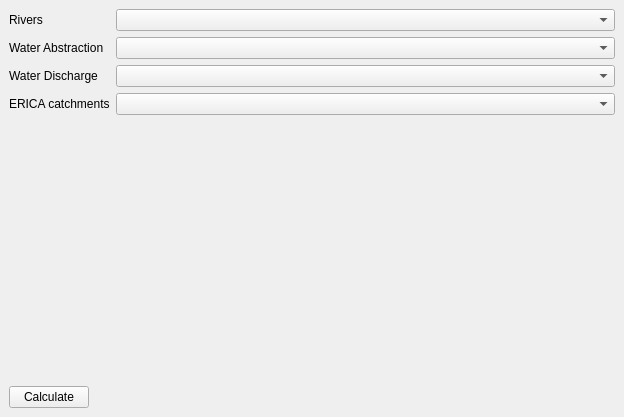
<?xml version="1.0" encoding="UTF-8"?>
<ui version="4.0">
 <class>DSSDockWidgetBase</class>
 <widget class="QDockWidget" name="DSSDockWidgetBase">
  <property name="geometry">
   <rect>
    <x>0</x>
    <y>0</y>
    <width>624</width>
    <height>417</height>
   </rect>
  </property>
  <property name="windowTitle">
   <string>Degree of Load on Water Resources</string>
  </property>
  <widget class="QWidget" name="dockWidgetContents">
   <layout class="QVBoxLayout" name="verticalLayout">
    <item>
     <layout class="QFormLayout" name="formLayout">
      <item row="0" column="0">
       <widget class="QLabel" name="label">
        <property name="text">
         <string>Rivers</string>
        </property>
       </widget>
      </item>
      <item row="0" column="1">
       <widget class="QgsMapLayerComboBox" name="cmbRivers"/>
      </item>
      <item row="1" column="0">
       <widget class="QLabel" name="lblWaterAbstraction">
        <property name="text">
         <string>Water Abstraction</string>
        </property>
       </widget>
      </item>
      <item row="1" column="1">
       <widget class="QgsMapLayerComboBox" name="cmbWaterAbstraction"/>
      </item>
      <item row="2" column="0">
       <widget class="QLabel" name="lblWaterDischarge">
        <property name="text">
         <string>Water Discharge</string>
        </property>
       </widget>
      </item>
      <item row="2" column="1">
       <widget class="QgsMapLayerComboBox" name="cmbWaterDischarge"/>
      </item>
      <item row="3" column="0">
       <widget class="QLabel" name="lblCatchments">
        <property name="text">
         <string>ERICA catchments</string>
        </property>
       </widget>
      </item>
      <item row="3" column="1">
       <widget class="QgsMapLayerComboBox" name="cmbCatchments"/>
      </item>
     </layout>
    </item>
    <item>
     <spacer name="verticalSpacer">
      <property name="orientation">
       <enum>Qt::Vertical</enum>
      </property>
      <property name="sizeHint" stdset="0">
       <size>
        <width>17</width>
        <height>180</height>
       </size>
      </property>
     </spacer>
    </item>
    <item>
     <layout class="QHBoxLayout" name="horizontalLayout">
      <item>
       <widget class="QPushButton" name="btnCalculate">
        <property name="text">
         <string>Calculate</string>
        </property>
       </widget>
      </item>
      <item>
       <spacer name="horizontalSpacer">
        <property name="orientation">
         <enum>Qt::Horizontal</enum>
        </property>
        <property name="sizeHint" stdset="0">
         <size>
          <width>40</width>
          <height>20</height>
         </size>
        </property>
       </spacer>
      </item>
     </layout>
    </item>
   </layout>
  </widget>
 </widget>
 <customwidgets>
  <customwidget>
   <class>QgsMapLayerComboBox</class>
   <extends>QComboBox</extends>
   <header>qgsmaplayercombobox.h</header>
  </customwidget>
 </customwidgets>
 <tabstops>
  <tabstop>cmbRivers</tabstop>
  <tabstop>cmbWaterAbstraction</tabstop>
  <tabstop>cmbWaterDischarge</tabstop>
  <tabstop>btnCalculate</tabstop>
 </tabstops>
 <resources/>
 <connections/>
</ui>
